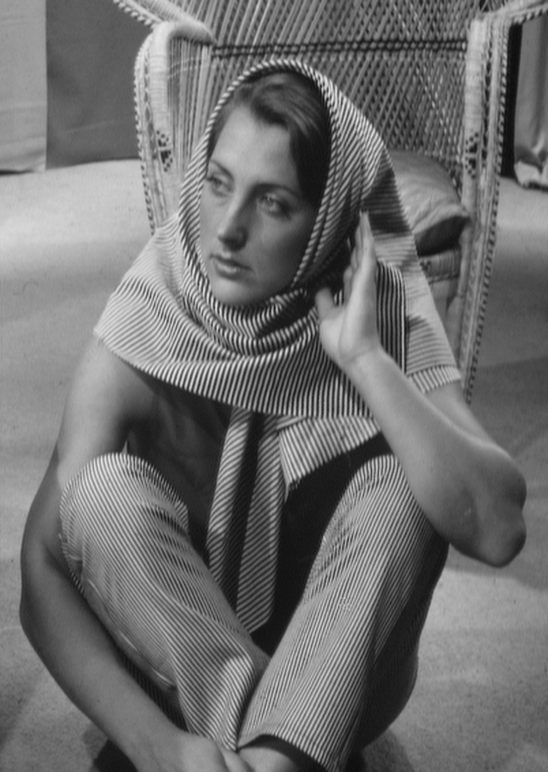
#> input picture mandatory-task-2/subtask-2/barbara.png, 548 x 772 px, found by its file name
$ python histogram.py
#> lines starting #> are read from the running program, lines starting #| are printed output that depends on the picture
import scipy
import numpy as np
import sys
import skimage
from skimage import io, util, color
from scipy import ndimage


# Reads file and returns histogram
def get_hstg_from_file(fl_path):
    fl = open(fl_path, 'r')
    array = []
    for x in fl:
        array.append(int(x))
    fl.close
    array = np.asarray(array)
    return array


# Returns number of pixels in histogram file
def get_nmb_of_pxls_in_hstg_file(array):
    sum = 0
    for x in array:
        sum = sum+x
    return sum


# Converts every value in array to probability
def cnv_to_prob(array, sum):
    array = array.astype(float)
    for i in range(len(array)):
        array[i] = array[i]/sum
    return array


# Reads image and returns array of intensity
def get_hstg_from_img(img):
    hstg = np.zeros(256)
    hstg = hstg.astype(int)
    for i in range(0, img.shape[0]-1):
        for j in range(0, img.shape[1]-1):
            hstg[img[i, j]] += 1
    return hstg


# Returns array with cumulative probability
def get_cmltv_prob(array):
    buff = 0
    for i in range(0, len(array)):
        array[i] = array[i]+buff
        buff = array[i]
    return array


# Placing a histogram from an image to a file
def wrt_hstg_to_file(file_path, img):
    hstg = get_hstg_from_img(img)
    hstg = np.asarray(hstg)
    fl = open(file_path, 'w')
    for i in range(0, len(hstg)):
        fl.write(str(hstg[i]))
        fl.write('\n')
    fl.close


# Matching the histograms CDF
def match_cdf(spec_hstg, org_hstg):
    array = [0]*len(org_hstg)
    for i in range(0, len(org_hstg)):
        for j in range(0, len(spec_hstg)):
            if (spec_hstg[j]-org_hstg[i]) >= 0:
                array[i] = j
                break
    return array


# Go thorough img and implement new histogram
def apply_hstg_to_img(img, hstg_mapping):
    for i in range(0, img.shape[0]):
        for j in range(0, img.shape[1]):
            img[i, j] = hstg_mapping[img[i, j]]
    return img


# Getting Cumulative function for image
img = util.img_as_ubyte(color.rgb2gray(io.imread('barbara.png')))
#> img: shape (772, 548); min 12, max 232, mean 111.5
nmb_of_pxls = img.shape[0]*img.shape[1]
#> nmb_of_pxls = 423056
img_hstg = get_hstg_from_img(img)
#> img_hstg = 256 values, max 4731 at index 94, min 0 at index 0, mean 1647.4
img_hstg_prob = cnv_to_prob(img_hstg, nmb_of_pxls)
#> in cnv_to_prob, `array = array.astype(float)`: array has the same summary as img_hstg outside cnv_to_prob
#> after the loop in cnv_to_prob, `for i in range(len(array)):`: array = 256 values, max 0.0112 at index 94, min 0 at index 0, mean 0.00389
#> img_hstg_prob has the same summary as array in cnv_to_prob
img_hstg_cmlprob = get_cmltv_prob(img_hstg_prob)
#> the loop in get_cmltv_prob, `for i in range(0, len(array)):` made 256 passes
#> buff on passes 1 to 3: 0, 0, 0
#> after the loop in get_cmltv_prob, `for i in range(0, len(array)):`: array = 256 values from 0 to 0.997
#> img_hstg_cmlprob = 256 values from 0 to 0.997

# Getting Cumulateive function for histogram file
spc_hstg = get_hstg_from_file('file_histogram.txt')
#> (reads Subtask_Three/file_histogram.txt from the repository)
spc_hstg_prob = cnv_to_prob(spc_hstg, get_nmb_of_pxls_in_hstg_file(spc_hstg))
spc_hstg_cmlprob = get_cmltv_prob(spc_hstg_prob)

hstg_mapping = match_cdf(spc_hstg_cmlprob, img_hstg_cmlprob)
#> in match_cdf, `array = [0]*len(org_hstg)`: array = 256 values from 0 to 0
#> after the loop in match_cdf, `for i in range(0, len(org_hstg)):`: array = 256 values from 0 to 255
#> hstg_mapping = 256 values from 0 to 255
spec_img = apply_hstg_to_img(img, hstg_mapping)
#> after the loop in apply_hstg_to_img, `for i in range(0, img.shape[0]):`:
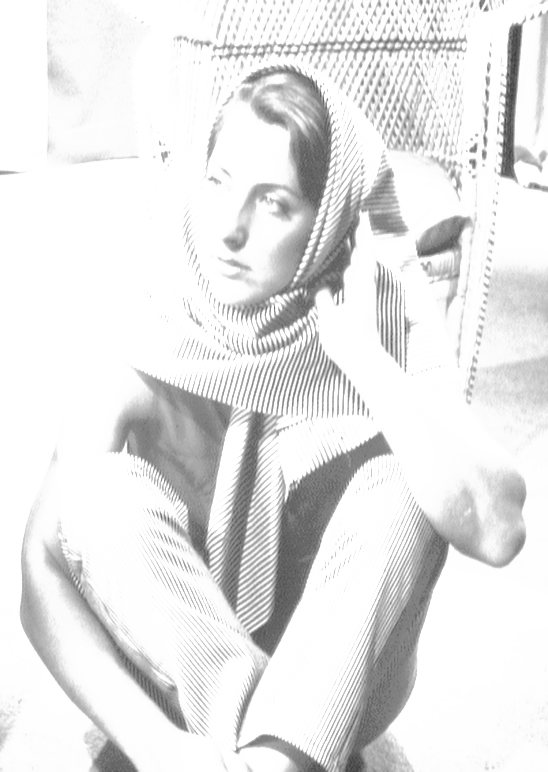
#> img: shape (772, 548); min 61, max 255, mean 230

io.imsave('hist_spec_image.png', spec_img)
